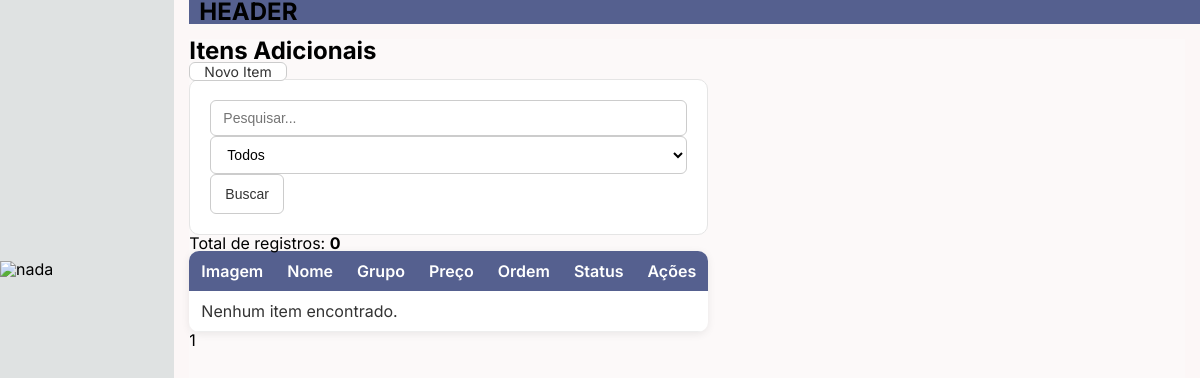
The app's page /cardapio/itemadicional/, older data.
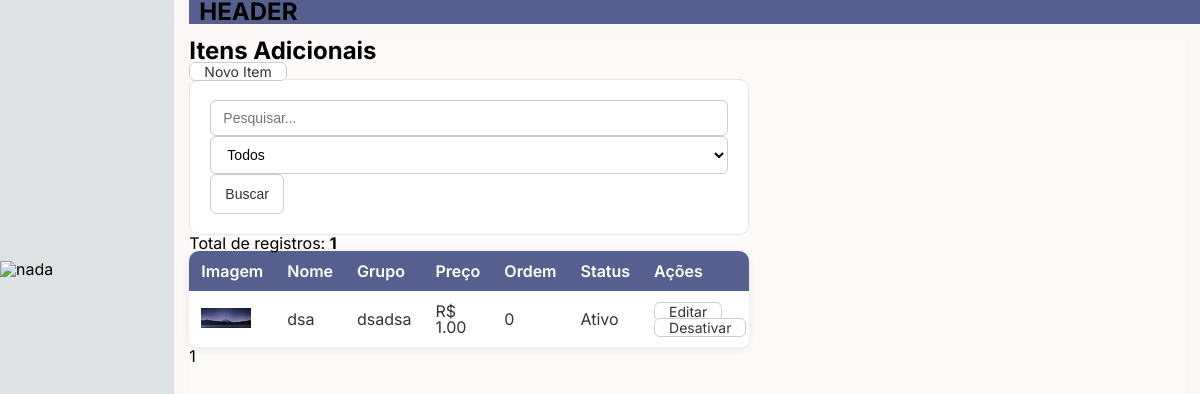
The same page, newer data.
### Cardapio/models.py (models this page shows, shortened)
class ItemAdicional(models.Model):
    grupo = models.ForeignKey(
        GrupoAdicional,
        on_delete=models.CASCADE,
        related_name="itens"
    )
    nome = models.CharField(max_length=120)
    descricao = models.TextField(blank=True)
    preco = models.DecimalField(
        max_digits=10,
        decimal_places=2,
        default=0
    )
    ativo = models.BooleanField(default=True)
    imagem = models.ImageField(
    upload_to="adicionais/",
    blank=True,
    null=True
)
    ordem = models.PositiveIntegerField(default=0)
    class Meta:
        ordering = ["ordem", "nome"]

class GrupoAdicional(models.Model):
    loja = models.ForeignKey(
        Loja,
        on_delete=models.CASCADE,
        related_name="grupos_adicionais"
    )
    nome = models.CharField(max_length=100)
    descricao = models.TextField(blank=True)
    obrigatorio = models.BooleanField(default=False)
    minimo = models.PositiveSmallIntegerField(default=0)
    maximo = models.PositiveSmallIntegerField(default=1)
    ordem = models.PositiveIntegerField(default=0)
    ativo = models.BooleanField(default=True)
    class Meta:
        ordering = ["ordem", "nome"]

### Cardapio/views/views_itemadicional.py (the view)
def listar_item_adicional(request):
    busca = request.GET.get("busca", "")
    status = request.GET.get("status", "")
    itens = ItemAdicional.objects.select_related("grupo").all()
    if busca:
        itens = itens.filter(
            Q(nome__icontains=busca) |
            Q(grupo__nome__icontains=busca)
        )
    if status == "ativo":
        itens = itens.filter(ativo=True)
    elif status == "inativo":
        itens = itens.filter(ativo=False)
    itens = itens.order_by("ordem", "nome")
    total = itens.count()
    paginator = Paginator(itens, 10)
    page = request.GET.get("page")
    itens = paginator.get_page(page)
    context = {
        "itens": itens,
        "busca": busca,
        "status": status,
        "total": total,
    }
    return render(
        request,
        "itemadicional/itemadicional_listar.html",
        context,
    )

### Interface/context_processors.py (called while the page is built, shortened)
def menu_items(request):
    user = request.user
    menus = MenuItem.objects.prefetch_related('subitens')
    if not user.is_authenticated:
        for menu in menus:
            menu.subitens_permitidos = []
        return {'menus': menus}

def nav_top(request):
    return {'nav': NavTop.objects.all()}

### Cardapio/templates/itemadicional/itemadicional_listar.html (shortened to what this page needs)
{% extends "templates/base.html" %}
{% block content %}
<h2>Itens Adicionais</h2>
<div class="mb-3">
    <a href="{% url 'item_adicional:novo' %}" class="btn btn-primary">
        Novo Item
    </a>
</div>
<form method="GET" class="row mb-4">
    <div class="col-md-5">
        <input
            type="text"
            name="busca"
            class="form-control"
            placeholder="Pesquisar..."
            value="{{ busca }}">
    </div>
    <div class="col-md-3">
        <select
            name="status"
            class="form-control">
            <option value="">Todos</option>
        </select>
    </div>
    <div class="col-md-2">
        <button class="btn btn-success w-100">
            Buscar
        </button>
    </div>
</form>
<p>
    Total de registros:
    <strong>{{ total }}</strong>
</p>
<table class="table table-striped table-hover">
    <thead>
        <tr>
            <th>Imagem</th>
            <th>Nome</th>
            <th>Grupo</th>
            <th>Preço</th>
            <th>Ordem</th>
            <th>Status</th>
            <th width="180">
                Ações
            </th>
        </tr>
    </thead>
    <tbody>
        {% for item in itens %}
        <tr>
            <td width="70">
                {% if item.imagem %}
                    <img
                        src="{{ item.imagem.url }}"
                        width="50"
                        class="img-thumbnail">
                {% else %}
                    -
                {% endif %}
            </td>
            <td>{{ item.nome }}</td>
            <td>{{ item.grupo.nome }}</td>
            <td>R$ {{ item.preco }}</td>
            <td>{{ item.ordem }}</td>
            <td>
                {% if item.ativo %}
                    <span class="badge bg-success">
                        Ativo
                    </span>
                {% else %}
                    <span class="badge bg-danger">
                        Inativo
                    </span>
                {% endif %}
            </td>
            <td>
                <a
                    href="{% url 'item_adicional:editar' item.id %}"
                    class="btn btn-warning btn-sm">
                    Editar
                </a>
                <a
                    href="{% url 'item_adicional:status' item.id %}"
                    class="btn btn-secondary btn-sm">
                    {% if item.ativo %}
                        Desativar
                    {% else %}
                        Ativar
                    {% endif %}
                </a>
            </td>
        </tr>
        {% empty %}
        <tr>
            <td colspan="7">
                Nenhum item encontrado.
            </td>
        </tr>
        {% endfor %}
    </tbody>
</table>
<nav>
    <ul class="pagination">
        <li class="page-item active">
            <span class="page-link">
                {{ itens.number }}
            </span>
        </li>
    </ul>
</nav>
{% endblock %}

Row changes from the older to the newer data that the page shows:
added ItemAdicional: imagem (picture), nome "dsa", grupo.nome "dsadsa", preco "1.00", ordem "0", ativo "Ativo"
Text that changed along with them:
{{ total }}: "0" → "1"
text no longer shown: "Nenhum item encontrado."
